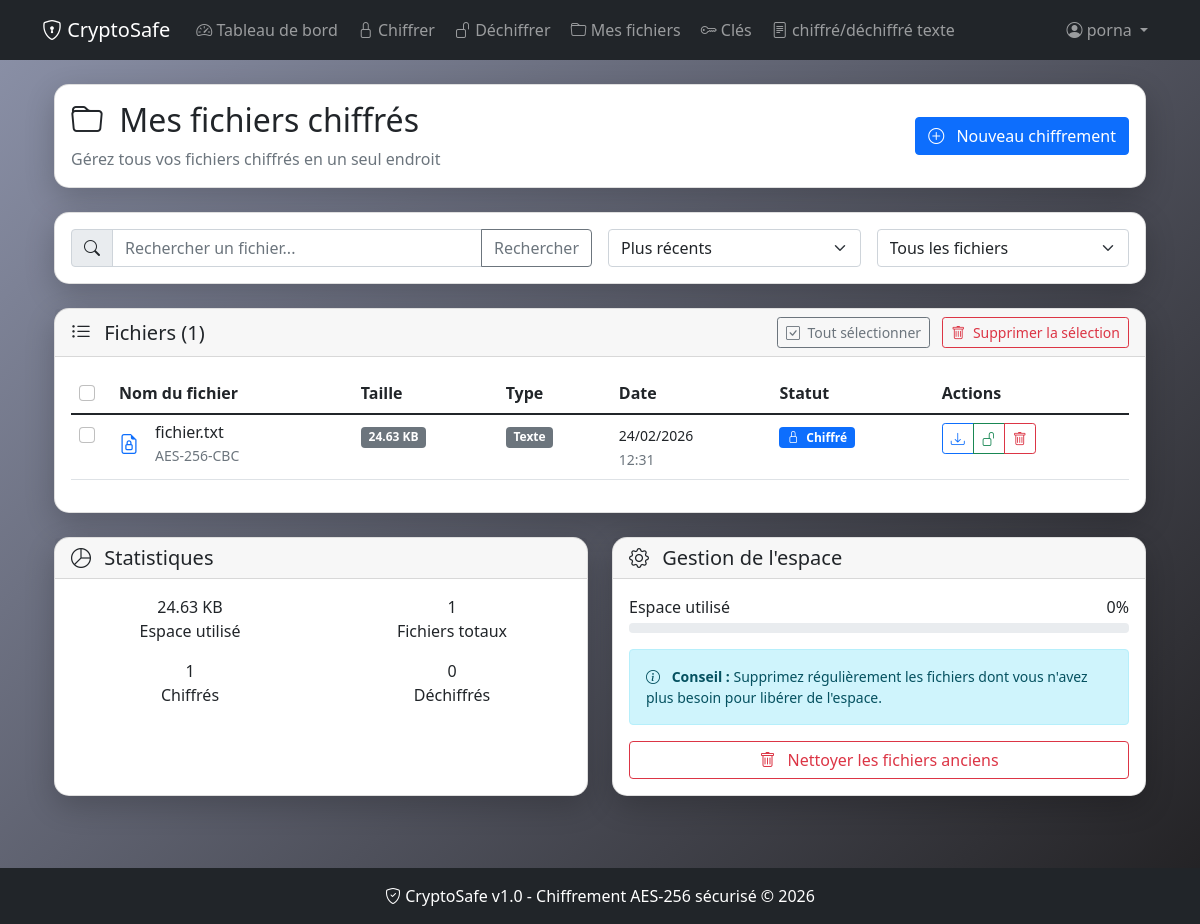
/files/ (signed in), run on an earlier commit of the app's database.
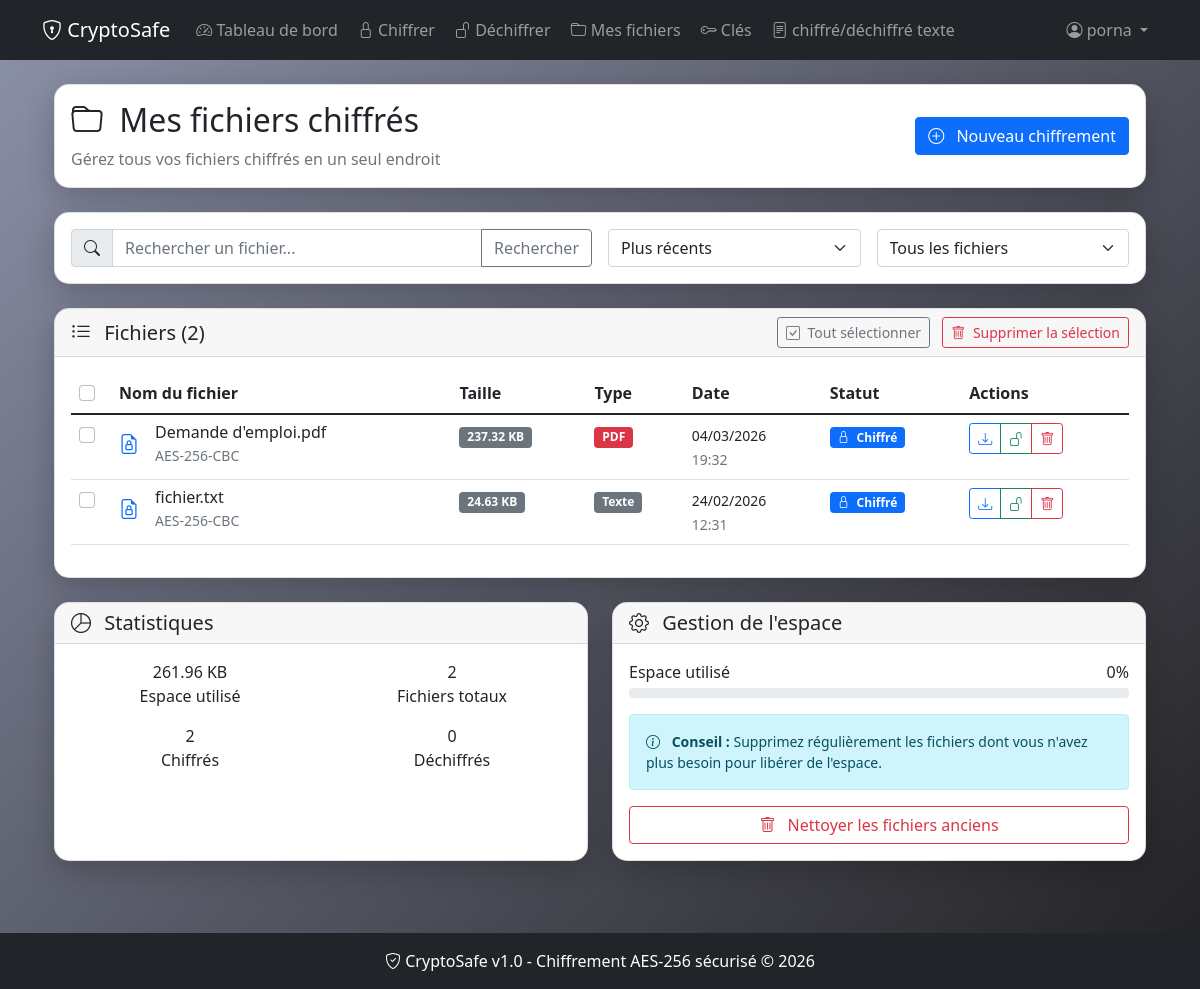
And on a later commit of the database.
### crypto_app/models.py (models this page shows, shortened)
class EncryptedFile(models.Model):
    user = models.ForeignKey(User, on_delete=models.CASCADE)
    original_name = models.CharField(max_length=255)
    encrypted_name = models.CharField(max_length=255)
    file_path = models.CharField(max_length=500)
    file_size = models.BigIntegerField()
    encryption_method = models.CharField(max_length=50, default='AES-256-CBC')
    encrypted_at = models.DateTimeField(auto_now_add=True)
    is_encrypted = models.BooleanField(default=True)
    class Meta:
        verbose_name = "Fichier chiffré"
        verbose_name_plural = "Fichiers chiffrés"
        ordering = ['-encrypted_at']
        indexes = [
            models.Index(fields=['user', '-encrypted_at']),
            models.Index(fields=['is_encrypted']),
        ]
    def get_file_size_display(self):
        size = self.file_size
        for unit in ['B', 'KB', 'MB', 'GB']:
            if size < 1024.0:
                return f"{size:.2f} {unit}"
            size /= 1024.0
        return f"{size:.2f} TB"

### crypto_app/views.py (the view)
# urls.py: path('files/', views.file_list, name='file_list'),
@login_required
def file_list(request):
    qs = EncryptedFile.objects.filter(user=request.user).order_by('-encrypted_at')
    paginator = Paginator(qs, 10)
    files = paginator.get_page(request.GET.get('page'))
    total_size = qs.aggregate(total_size=Sum('file_size'))['total_size'] or 0
    quota = 1024 * 1024 * 1024
    def human_readable_size(size):
        s = float(size)
        for unit in ['B', 'KB', 'MB', 'GB', 'TB']:
            if s < 1024.0:
                return f"{s:.2f} {unit}"
            s /= 1024.0
        return f"{s:.2f} PB"
    return render(request, 'crypto_app/files.html', {
        'files': files,
        'total_size': total_size,
        'total_size_display': human_readable_size(total_size),
        'encrypted_count': qs.filter(is_encrypted=True).count(),
        'decrypted_count': qs.filter(is_encrypted=False).count(),
        'used_percentage': int(min(100, (total_size / quota) * 100)) if quota > 0 else 0,
    })

### crypto_app/templates/crypto_app/files.html (shortened to what the changed rows need)
{% extends 'crypto_app/base.html' %}
{% block content %}
<div class="container">
    <div class="row mb-4">
        <div class="col-12">
            <div class="card">
                <div class="card-body">
                    <div class="row align-items-center">
                        <div class="col-md-8">
                            <h2 class="mb-2">
                                <i class="bi bi-folder me-2"></i>
                                Mes fichiers chiffrés
                            </h2>
                        </div>
                    </div>
                </div>
            </div>
        </div>
    </div>
    <div class="row">
        <div class="col-12">
            <div class="card">
                <div class="card-header">
                    <div class="d-flex justify-content-between align-items-center">
                        <h5 class="mb-0">
                            <i class="bi bi-list-ul me-2"></i>
                            Fichiers ({{ files.paginator.count }})
                        </h5>
                        <div>
                            <button class="btn btn-sm btn-outline-secondary me-2" onclick="selectAll()">
                            </button>
                            <button class="btn btn-sm btn-outline-danger" onclick="deleteSelected()">
                            </button>
                        </div>
                    </div>
                </div>
                <div class="card-body">
                    {% if files %}
                    <div class="table-responsive">
                        <table class="table table-hover" id="filesTable">
                            <thead>
                                <tr>
                                    <th width="40">
                                        <input type="checkbox" class="form-check-input" id="selectAllCheckbox">
                                    </th>
                                    <th>Nom du fichier</th>
                                    <th>Taille</th>
                                    <th>Type</th>
                                    <th>Date</th>
                                    <th>Statut</th>
                                    <th>Actions</th>
                                </tr>
                            </thead>
                            <tbody>
                                {% for file in files %}
                                <tr data-file-id="{{ file.id }}"
                                    data-name="{{ file.original_name|lower }}"
                                    data-size="{{ file.file_size }}"
                                    data-date="{{ file.encrypted_at|date:'U' }}"
                                    data-status="{% if file.is_encrypted %}encrypted{% else %}decrypted{% endif %}">
                                    <td>
                                        <input type="checkbox" class="form-check-input file-checkbox" value="{{ file.id }}">
                                    </td>
                                    <td>
                                        <div class="d-flex align-items-center">
                                            <i class="bi {% if file.is_encrypted %}bi-file-earmark-lock text-primary{% else %}bi-file-earmark-text text-success{% endif %} me-3 fs-5"></i>
                                            <div>
                                                <h6 class="mb-0">{{ file.original_name|truncatechars:30 }}</h6>
                                                <small class="text-muted">
                                                    {{ file.encryption_method }}
                                                </small>
                                            </div>
                                        </div>
                                    </td>
                                    <td>
                                        <span class="badge bg-secondary">
                                            {{ file.get_file_size_display }}
                                        </span>
                                    </td>
                                    <td>
                                        {% with ext=file.original_name|slice:"-4:"|lower %}
                                            {% if ext == '.pdf' %}
                                                <span class="badge bg-danger">PDF</span>
                                            {% elif ext == '.doc' or ext == 'docx' %}
                                                <span class="badge bg-info">Document</span>
                                            {% elif ext == '.jpg' or ext == '.png' or ext == '.gif' %}
                                                <span class="badge bg-success">Image</span>
                                            {% elif ext == '.txt' %}
                                                <span class="badge bg-secondary">Texte</span>
                                            {% else %}
                                                <span class="badge bg-dark">Autre</span>
                                            {% endif %}
                                        {% endwith %}
                                    </td>
                                    <td>
                                        <small>
                                            {{ file.encrypted_at|date:"d/m/Y" }}<br>
                                            <span class="text-muted">{{ file.encrypted_at|date:"H:i" }}</span>
                                        </small>
                                    </td>
                                    <td>
                                        {% if file.is_encrypted %}
                                            <span class="badge bg-primary">
                                                <i class="bi bi-lock me-1"></i>
                                                Chiffré
                                            </span>
                                        {% else %}
                                            <span class="badge bg-success">
                                                <i class="bi bi-unlock me-1"></i>
                                                Déchiffré
                                            </span>
                                        {% endif %}
                                    </td>
                                    <td>
                                        <div class="btn-group btn-group-sm">
                                            {% if file.is_encrypted %}
                                                <a href="{% url 'download_file' file.id %}"
                                                   class="btn btn-outline-primary"
                                                   title="Télécharger">
                                                    <i class="bi bi-download"></i>
                                                </a>
                                                <a href="{% url 'decrypt_file' %}"
                                                   class="btn btn-outline-success"
                                                   title="Déchiffrer">
                                                    <i class="bi bi-unlock"></i>
                                                </a>
                                            {% else %}
                                                <a href="{% url 'download_file' file.id %}"
                                                   class="btn btn-outline-primary"
                                                   title="Télécharger">
                                                    <i class="bi bi-download"></i>
                                                </a>
                                            {% endif %}
                                            <a href="{% url 'delete_file' file.id %}"
                                               class="btn btn-outline-danger btn-delete"
                                               title="Supprimer">
                                                <i class="bi bi-trash"></i>
                                            </a>
                                        </div>
                                    </td>
                                </tr>
                                {% endfor %}
                            </tbody>
                        </table>
                    </div>
                    {% endif %}
                </div>
            </div>
        </div>
    </div>
    <div class="row mt-4">
        <div class="col-md-6 mb-4">
            <div class="card h-100">
                <div class="card-body">
                    <div class="row">
                        <div class="col-6 text-center mb-3">
                            <div class="stat-number">{{ total_size_display }}</div>
                            <div class="stat-label">Espace utilisé</div>
                        </div>
                        <div class="col-6 text-center mb-3">
                            <div class="stat-number">{{ files.paginator.count }}</div>
                            <div class="stat-label">Fichiers totaux</div>
                        </div>
                        <div class="col-6 text-center">
                            <div class="stat-number">{{ encrypted_count }}</div>
                            <div class="stat-label">Chiffrés</div>
                        </div>
                    </div>
                </div>
            </div>
        </div>
    </div>
</div>
{% endblock %}

What changed in the data, as far as the page shows it:
added EncryptedFile: is_encrypted True (drawn), original_name "Demande d'emploi.pdf", encryption_method "AES-256-CBC", file_size "237.32 KB", shows "PDF", encrypted_at "04/03/2026", encrypted_at "19:32"
Also different on the page:
{{ files.paginator.count }}: "1" → "2"
{{ total_size_display }}: "24.63 KB" → "261.96 KB"
{{ encrypted_count }}: "1" → "2"
